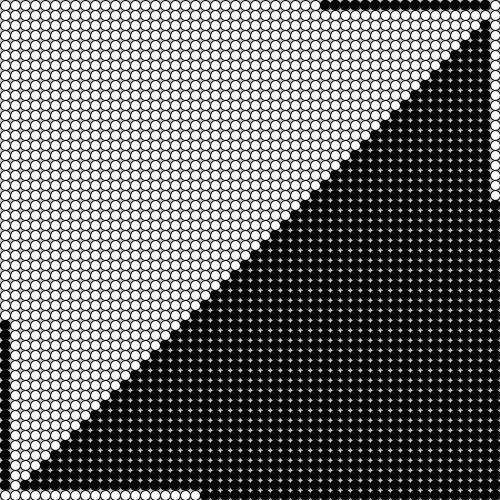
Frame 1 (no input)
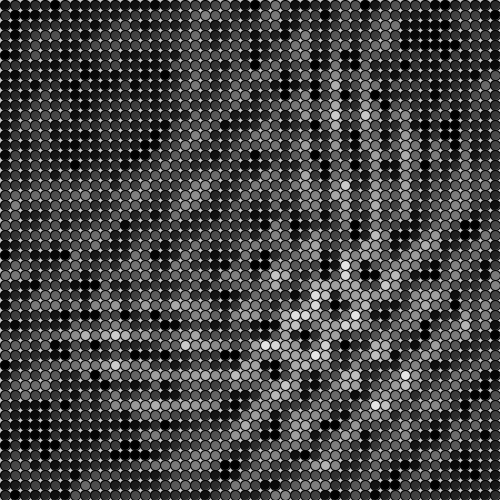
Frame 60 (the mouse pressed at the canvas centre just before this capture)
Frame 120 (the mouse held since frame 60 and released just before this capture): identical to frame 60, image omitted

The Processing sketch that drew these frames (run headless with seeded random() and noise(); from frame 60 on, the mouse is pressed at the canvas centre):

// Processing sketch: gol_waves
// ── gol_waves.pde
Cell[][] _cellArray;
int _cellSize = 10;
int _numX, _numY;

void setup() {
  size(500, 500);
  _numX = floor(width / _cellSize);
  _numY = floor(height / _cellSize);
  restart();
}

void restart() {
  _cellArray = new Cell[_numX][_numY];
  for(int x = 0; x < _numX; x++) {
    for(int y = 0; y < _numY; y++) {
      Cell newCell = new Cell(x, y);
      _cellArray[x][y] = newCell;
    }
  }
  
  for(int x = 0; x < _numX; x++) {
    for(int y = 0; y < _numY; y++) {
      int above = y - 1;
      int below = y + 1;
      int left = x - 1;
      int right = x + 1;
      
      if (above < 0) {above = _numY - 1;}
      if (below == _numY) {below = 0;}
      if (left < 0) {left = _numX - 1;}
      if (right == _numX) {right = 0;}
      
      _cellArray[x][y].addNeighbor(_cellArray[left][above]);
      _cellArray[x][y].addNeighbor(_cellArray[left][y]);
      _cellArray[x][y].addNeighbor(_cellArray[left][below]);
      _cellArray[x][y].addNeighbor(_cellArray[x][below]);
      _cellArray[x][y].addNeighbor(_cellArray[right][below]);
      _cellArray[x][y].addNeighbor(_cellArray[right][y]);
      _cellArray[x][y].addNeighbor(_cellArray[right][above]);
      _cellArray[x][y].addNeighbor(_cellArray[x][above]);
    }
  }
}

void draw() {
  background(200);
  for(int x = 0; x < _numX; x++) {
    for(int y = 0; y < _numY; y++) {
      _cellArray[x][y].calcNextState();
    }
  }  
  
  translate(_cellSize / 2, _cellSize / 2);
  
  for(int x = 0; x < _numX; x++) {
    for(int y = 0; y < _numY; y++) {
      _cellArray[x][y].drawMe();
    }
  }  
}

void mousePressed() {
  restart();
}

class Cell {
  float x, y;
  float state, nextState, lastState = 0;
  Cell[] neighbors;
  
  Cell(float ex, float why) {
    x = ex * _cellSize;
    y = why * _cellSize;
    
    nextState = ((x / width) + (y / height) * width / height);
    state = nextState;
    neighbors = new Cell[0];
  }
  
  void addNeighbor(Cell cell) {
    neighbors = (Cell[])append(neighbors, cell);
  }
  
  void calcNextState() {
    float total = 0;
    for (int i = 0; i < neighbors.length; i++) {
      total += neighbors[i].state;
    }
    float average = int(total / 8);
    
    if (average == 255) {
      nextState = 0;
    } else if(average == 0) {
      nextState = 255;
    } else {
      nextState = state + average;
      if (lastState > 0) {nextState -= lastState;}
      if (nextState > 255) {nextState = 255;}
      else if (nextState < 0) {nextState = 0;}
    }
    
    lastState = state;
  }
  
  void drawMe() {
    state = nextState;
    stroke(0);
    
    fill(state);
    ellipse(x, y, _cellSize, _cellSize);  
  }
}
